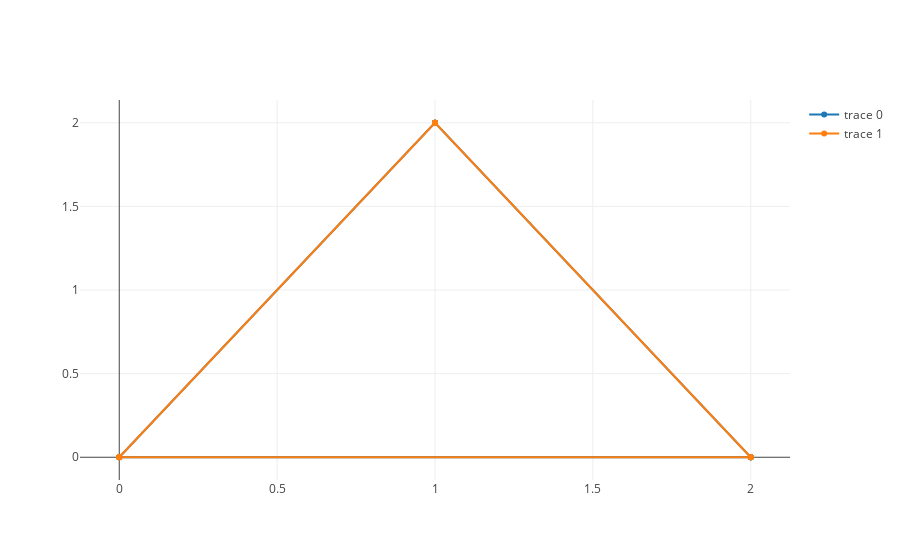

Notebook source saved alongside this figure:
### Code cell
fig_2d = {
    'data': [
        {'type': 'scatter', 'x': x1, 'y': y1},
        {'type': 'scatter', 'x': x2, 'y': y2}
    ]
}
iplot(fig_2d)

### Figure 1 — Plotly figure (JSON) as saved in the notebook; plotly's stock layout.template omitted (floating-point values rounded to 4 significant figures)
{"data": [{"type": "scatter", "x": [0, 1, 2, 0, 1, 2, 0, 1, 2, 0, 1, 2], "y": [0, 2, 0, 0, 2, 0, 0, 2, 0, 0, 2, 0]}, {"type": "scatter", "x": [2, 1, 0, 2, 1, 0, 2, 1, 0, 2, 1, 0], "y": [0, 2, 0, 0, 2, 0, 0, 2, 0, 0, 2, 0]}], "layout": {}}
